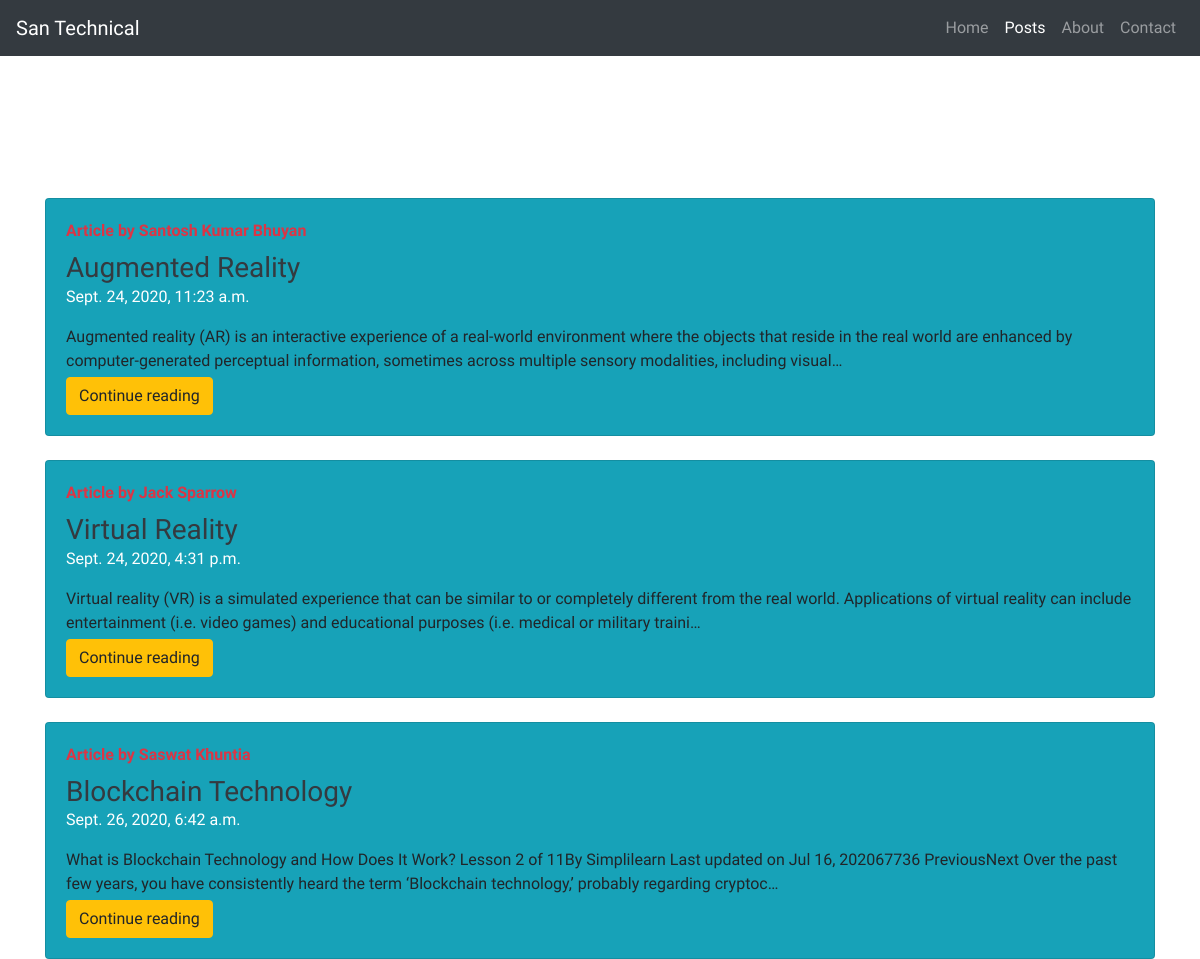
Page /post on the committed database.
### myblog/models.py (models this page shows, shortened)
class Post(models.Model):
    sno = models.AutoField(primary_key=True)
    title = models.CharField(max_length=220)
    author = models.CharField(max_length=25)
    slug = models.CharField(max_length=200)
    content = models.TextField()
    timestamp = models.DateTimeField(blank=True)
    image = models.ImageField(upload_to="static/img" , default="")

### myblog/views.py (the view)
# urls.py: path('post', views.post , name='post'),
def post(request):
    allPosts = Post.objects.all()
    context = {'allPosts' : allPosts}
    return render(request, 'post.html', context)

### templates/post.html (shortened to what this page needs)
{% extends "layout.html" %}
{% block postactive %} active {% endblock postactive%}
{% block body %}
<div class="container pt-5">
<h2 class="text-center pt-3 pb-3 text-white">Popular Articles</h2>
    {% for post in allPosts %}
<div class="card flex-md-row mb-4 my-4 box-shadow h-md-250 bg-info">
            <div class="card-body d-flex flex-column align-items-start">
              <strong class="d-inline-block mb-2 text-danger">Article by {{post.author}}</strong>
              <h3 class="mb-0">
                <a class="text-dark" href="#">{{post.title}}</a>
              </h3>
              <p class="text-white">{{post.timestamp}}</p>
              <p class="card-text mb-auto  pb-1">{{post.content| truncatechars:250}}</p>
              <a href="/{{post.slug}}" role="button" class="btn btn-warning ">Continue reading</a>
            </div>
          </div>
    {% endfor %}
</div>
 {% endblock %}

### templates/layout.html (shortened to what this page needs)
 <!doctype html>
<html lang="en">
  <head>
    <link rel="stylesheet" href="https://cdnjs.cloudflare.com/ajax/libs/font-awesome/4.7.0/css/font-awesome.min.css">
    <link rel="stylesheet" href="/static/css/style.css">
    <link rel="stylesheet" href="https://maxcdn.bootstrapcdn.com/bootstrap/4.0.0/css/bootstrap.min.css">
  </head>
  <body>
    <header>
      <nav class="navbar navbar-expand-lg navbar-dark bg-dark ">
  <a class="navbar-brand" href="#">San Technical</a>
  <div class="collapse navbar-collapse" id="navbarNav">
    <ul class="navbar-nav ml-auto">
      <li class="nav-item {% block homeactive %}{% endblock homeactive %}">
        <a class="nav-link" href="/">Home <span class="sr-only">(current)</span></a>
      </li>
      <li class="nav-item {% block postactive %}{% endblock postactive %}">
        <a class="nav-link" href="/post">Posts</a>
      </li>
      <li class="nav-item {% block aboutactive %}{% endblock aboutactive %}">
        <a class="nav-link" href="/about">About</a>
      </li>
      <li class="nav-item {% block contactactive %}{% endblock contactactive %}">
        <a class="nav-link" href="/contact">Contact</a>
      </li>
    </ul>
  </div>
</nav>
  {% block body %}    {% endblock %}
  </body>
</html>

### static/css/style.css (style rules this page uses)
* { margin: 0; padding: 0; font-family: 'Peddana', serif; }

### templates/post.html (style rules this page uses)
body { background: url("https://images.unsplash.com/photo-1599629395786-bb1970a6a02e?ixlib=rb-1.2.1&ixid=eyJhcHBfaWQiOjEyMDd9&auto=format&fit=crop&w=750&q=80"); height: 100vh; background-size: cover; width: 100%; }

### rows in the picture
Post: title "Augmented Reality", timestamp "Sept. 24, 2020, 11:23 a.m.", content "Augmented reality (AR) is an interactive experience of a real-world environment where the objects that reside in the real world are enhanced by computer-generated perceptual information, sometimes across multiple sensory modalities, including visual…"
Post: title "Virtual Reality", timestamp "Sept. 24, 2020, 4:31 p.m.", content "Virtual reality (VR) is a simulated experience that can be similar to or completely different from the real world. Applications of virtual reality can include entertainment (i.e. video games) and educational purposes (i.e. medical or military traini…"
Post: title "Blockchain Technology", timestamp "Sept. 26, 2020, 6:42 a.m.", content "What is Blockchain Technology and How Does It Work? Lesson 2 of 11By Simplilearn Last updated on Jul 16, 202067736 PreviousNext Over the past few years, you have consistently heard the term ‘Blockchain technology,’ probably regarding cryptoc…"
